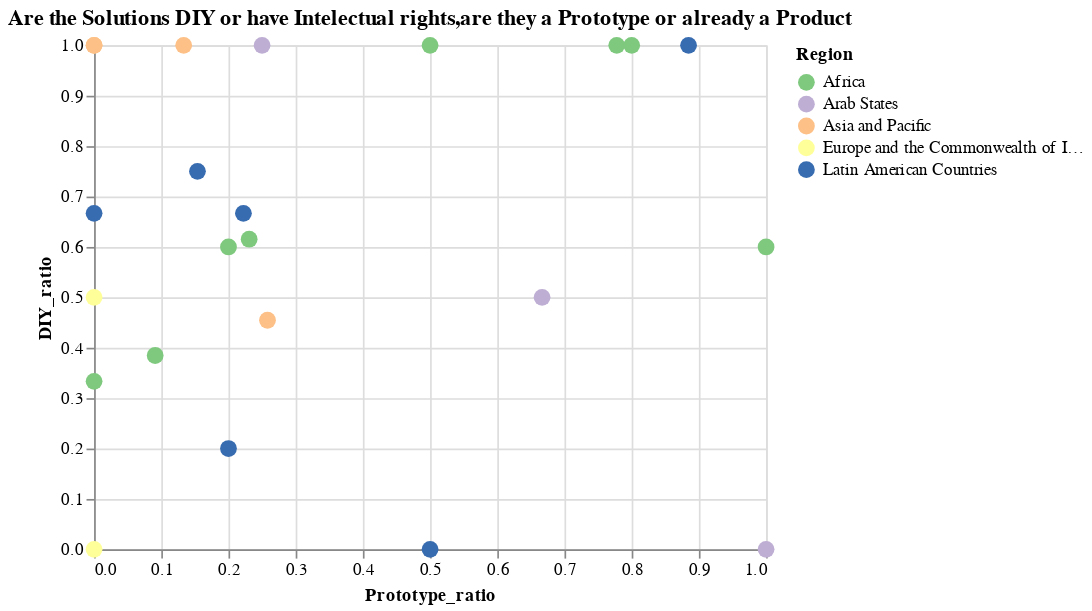

Notebook code for this chart:
### Code cell
# Implementing selection
selection = alt.selection(type='multi', fields=['Region'])

alt.Chart(DF, title = 'Are the Solutions DIY or have Intelectual rights,\
are they a Prototype or already a Product').mark_circle().encode(
    x = "Prototype_ratio",
    y    = 'DIY_ratio',
    color=alt.Color('Region', scale=alt.Scale(scheme='accent')),
    size=alt.value(100),
    tooltip=["Country", "DIY",'IP','Prototype','Product'],
    opacity=alt.condition(selection,alt.value(1),alt.value(.2))
).add_selection(selection)

### Figure 1 — Vega-Lite specification as saved in the notebook (floating-point values rounded to 4 significant figures)
{"config": {"view": {"continuousWidth": 400, "continuousHeight": 300}}, "data": {"name": "data-a6e00ef91d97f03cefae253cdb0eb60b"}, "mark": "circle", "encoding": {"color": {"field": "Region", "scale": {"scheme": "accent"}, "type": "nominal"}, "opacity": {"condition": {"value": 1, "selection": "selector004"}, "value": 0.2}, "size": {"value": 100}, "tooltip": [{"field": "Country", "type": "nominal"}, {"field": "DIY", "type": "quantitative"}, {"field": "IP", "type": "quantitative"}, {"field": "Prototype", "type": "quantitative"}, {"field": "Product", "type": "quantitative"}], "x": {"field": "Prototype_ratio", "type": "quantitative"}, "y": {"field": "DIY_ratio", "type": "quantitative"}}, "selection": {"selector004": {"type": "multi", "fields": ["Region"]}}, "title": "Are the Solutions DIY or have Intelectual rights,are they a Prototype or already a Product", "$schema": "https://vega.github.io/schema/vega-lite/v4.17.0.json", "datasets": {"data-a6e00ef91d97f03cefae253cdb0eb60b": [{"Country": "Argentina", "DIY": 26, "IP": 0, "DIY_IP": 26, "Prototype": 23, "Product": 3, "Prot_Prod": 26, "DIY_ratio": 1.0, "Prototype_ratio": 0.8846, "Regional_Bureau": "RBLAC", "Region": "Latin American Countries"}, {"Country": "Bangladesh", "DIY": 2, "IP": 0, "DIY_IP": 2, "Prototype": 0, "Product": 7, "Prot_Prod": 7, "DIY_ratio": 1.0, "Prototype_ratio": 0.0, "Regional_Bureau": "RBAP", "Region": "Asia and Pacific"}, {"Country": "Barbados", "DIY": 0, "IP": 1, "DIY_IP": 1, "Prototype": 1, "Product": 1, "Prot_Prod": 2, "DIY_ratio": 0.0, "Prototype_ratio": 0.5, "Regional_Bureau": "RBLAC", "Region": "Latin American Countries"}, {"Country": "Burkina Faso", "DIY": 5, "IP": 8, "DIY_IP": 13, "Prototype": 1, "Product": 10, "Prot_Prod": 11, "DIY_ratio": 0.3846, "Prototype_ratio": 0.09091, "Regional_Bureau": "RBA", "Region": "Africa"}, {"Country": "Cameroon", "DIY": 6, "IP": 4, "DIY_IP": 10, "Prototype": 2, "Product": 8, "Prot_Prod": 10, "DIY_ratio": 0.6, "Prototype_ratio": 0.2, "Regional_Bureau": "RBA", "Region": "Africa"}, {"Country": "Ecuador", "DIY": 6, "IP": 2, "DIY_IP": 8, "Prototype": 2, "Product": 11, "Prot_Prod": 13, "DIY_ratio": 0.75, "Prototype_ratio": 0.1538, "Regional_Bureau": "RBLAC", "Region": "Latin American Countries"}, {"Country": "Egypt", "DIY": 2, "IP": 2, "DIY_IP": 4, "Prototype": 2, "Product": 1, "Prot_Prod": 3, "DIY_ratio": 0.5, "Prototype_ratio": 0.6667, "Regional_Bureau": "RBAS", "Region": "Arab States"}, {"Country": "Eswatini", "DIY": 2, "IP": 0, "DIY_IP": 2, "Prototype": 1, "Product": 1, "Prot_Prod": 2, "DIY_ratio": 1.0, "Prototype_ratio": 0.5, "Regional_Bureau": "RBA", "Region": "Africa"}, {"Country": "Ethiopia", "DIY": 8, "IP": 5, "DIY_IP": 13, "Prototype": 3, "Product": 10, "Prot_Prod": 13, "DIY_ratio": 0.6154, "Prototype_ratio": 0.2308, "Regional_Bureau": "RBA", "Region": "Africa"}, {"Country": "Guatemala", "DIY": 2, "IP": 1, "DIY_IP": 3, "Prototype": 0, "Product": 3, "Prot_Prod": 3, "DIY_ratio": 0.6667, "Prototype_ratio": 0.0, "Regional_Bureau": "RBLAC", "Region": "Latin American Countries"}, {"Country": "Guinea", "DIY": 9, "IP": 0, "DIY_IP": 9, "Prototype": 7, "Product": 2, "Prot_Prod": 9, "DIY_ratio": 1.0, "Prototype_ratio": 0.7778, "Regional_Bureau": "RBA", "Region": "Africa"}, {"Country": "India", "DIY": 5, "IP": 6, "DIY_IP": 11, "Prototype": 8, "Product": 23, "Prot_Prod": 31, "DIY_ratio": 0.4545, "Prototype_ratio": 0.2581, "Regional_Bureau": "RBAP", "Region": "Asia and Pacific"}, {"Country": "Iraq", "DIY": 0, "IP": 1, "DIY_IP": 1, "Prototype": 1, "Product": 0, "Prot_Prod": 1, "DIY_ratio": 0.0, "Prototype_ratio": 1.0, "Regional_Bureau": "RBAS", "Region": "Arab States"}, {"Country": "Malawi", "DIY": 5, "IP": 0, "DIY_IP": 5, "Prototype": 4, "Product": 1, "Prot_Prod": 5, "DIY_ratio": 1.0, "Prototype_ratio": 0.8, "Regional_Bureau": "RBA", "Region": "Africa"}, {"Country": "Mexico", "DIY": 1, "IP": 4, "DIY_IP": 5, "Prototype": 1, "Product": 4, "Prot_Prod": 5, "DIY_ratio": 0.2, "Prototype_ratio": 0.2, "Regional_Bureau": "RBLAC", "Region": "Latin American Countries"}, {"Country": "North Macedonia", "DIY": 0, "IP": 1, "DIY_IP": 1, "Prototype": 0, "Product": 1, "Prot_Prod": 1, "DIY_ratio": 0.0, "Prototype_ratio": 0.0, "Regional_Bureau": "RBEC", "Region": "Europe and the Commonwealth of Independent States"}, {"Country": "Pacific-Fiji", "DIY": 5, "IP": 0, "DIY_IP": 5, "Prototype": 2, "Product": 13, "Prot_Prod": 15, "DIY_ratio": 1.0, "Prototype_ratio": 0.1333, "Regional_Bureau": "RBAP", "Region": "Asia and Pacific"}, {"Country": "Panama", "DIY": 2, "IP": 1, "DIY_IP": 3, "Prototype": 4, "Product": 14, "Prot_Prod": 18, "DIY_ratio": 0.6667, "Prototype_ratio": 0.2222, "Regional_Bureau": "RBLAC", "Region": "Latin American Countries"}, {"Country": "Philippines", "DIY": 1, "IP": 0, "DIY_IP": 1, "Prototype": 0, "Product": 1, "Prot_Prod": 1, "DIY_ratio": 1.0, "Prototype_ratio": 0.0, "Regional_Bureau": "RBAP", "Region": "Asia and Pacific"}, {"Country": "Rwanda", "DIY": 3, "IP": 2, "DIY_IP": 5, "Prototype": 5, "Product": 0, "Prot_Prod": 5, "DIY_ratio": 0.6, "Prototype_ratio": 1.0, "Regional_Bureau": "RBA", "Region": "Africa"}, {"Country": "Syria", "DIY": 8, "IP": 0, "DIY_IP": 8, "Prototype": 2, "Product": 6, "Prot_Prod": 8, "DIY_ratio": 1.0, "Prototype_ratio": 0.25, "Regional_Bureau": "RBAS", "Region": "Arab States"}, {"Country": "Turkey", "DIY": 1, "IP": 1, "DIY_IP": 2, "Prototype": 0, "Product": 1, "Prot_Prod": 1, "DIY_ratio": 0.5, "Prototype_ratio": 0.0, "Regional_Bureau": "RBEC", "Region": "Europe and the Commonwealth of Independent States"}, {"Country": "Uganda", "DIY": 1, "IP": 2, "DIY_IP": 3, "Prototype": 0, "Product": 3, "Prot_Prod": 3, "DIY_ratio": 0.3333, "Prototype_ratio": 0.0, "Regional_Bureau": "RBA", "Region": "Africa"}]}}
